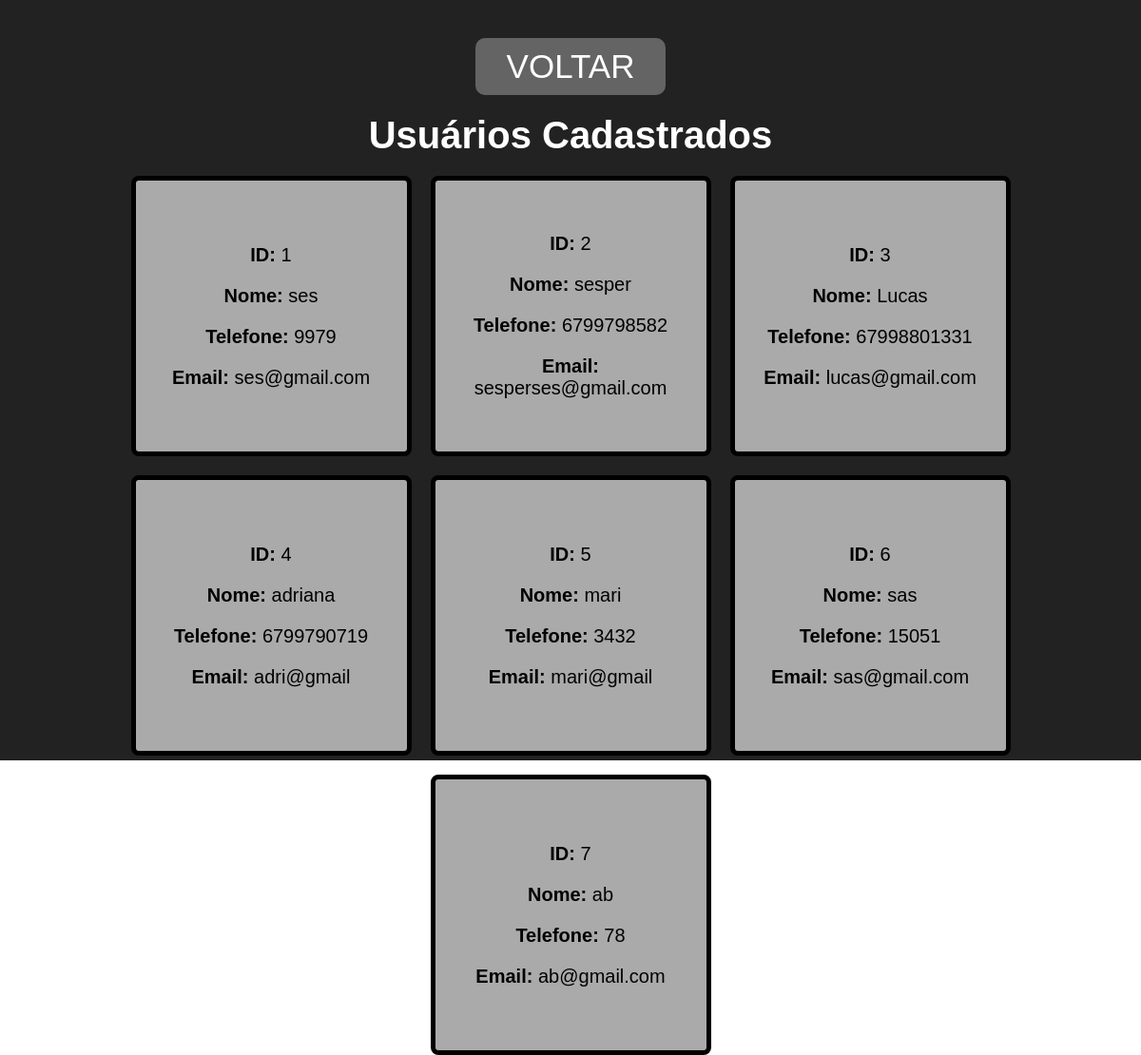
The page /lista.php on the database its author committed.
### tables this page shows
CREATE TABLE `usuario` (
  `id_usuario` int(11) NOT NULL,
  `nome` varchar(150) NOT NULL,
  `email` varchar(150) NOT NULL,
  `telefone` varchar(11) NOT NULL,
  `senha` varchar(100) NOT NULL
);

### usuario.php (called while the page is built, shortened)
<?php
class Usuario {
    private $pdo;
    public function conectar($host, $nome, $usuario, $senha) {
        try {
            $this->pdo = new PDO("mysql:host=$host;dbname=$nome", $usuario, $senha);
        } catch (PDOException $erro) {
            $this->msgErro = $erro->getMessage();
        }
    }
    public function getPDO() {
        return $this->pdo;
    }
}
?>

### lista.php (the view, shortened to what this page needs)
<?php
require_once 'usuario.php';
$usuario = new Usuario();
$usuario->conectar("localhost", "crud", "root", "");
if ($usuario->msgErro == "") {
    $sql = $usuario->getPDO()->prepare("SELECT id_usuario, nome, telefone, email FROM usuario");
    $sql->execute();
    if ($sql->rowCount() > 0) {
        $usuarios = $sql->fetchAll(PDO::FETCH_ASSOC);
    } else {
        $usuarios = false;
    }
} else {
    echo "Erro ao conectar ao banco de dados.";
    $usuarios = false;
}
?>
<!DOCTYPE html>
<html lang="pt-br">
<head>
    <link rel="stylesheet" href="../CRUD/styles/lista.css">
</head>
<body>
    <div class="fundo-lista">
        <a class="link-voltar" href="login.php">VOLTAR</a>
        <h2>Usuários Cadastrados</h2>
        <?php if ($usuarios): ?>
            <div class="usuarios-quadrado">
                <?php foreach ($usuarios as $usuario): ?>
                    <div class="usuarios-quadrado2">
                        <p><strong>ID:</strong> <?php echo $usuario['id_usuario']; ?></p>
                        <p><strong>Nome:</strong> <?php echo $usuario['nome']; ?></p>
                        <p><strong>Telefone:</strong> <?php echo $usuario['telefone']; ?></p>
                        <p><strong>Email:</strong> <?php echo $usuario['email']; ?></p>
                    </div>
                <?php endforeach; ?>
            </div>
        </div>
    <?php else: ?>
        <p>Nenhum usuário encontrado.</p>
    <?php endif; ?>
</body>
</html>

### styles/lista.css (style rules this page uses)
* { margin: 0; padding: 0; font-family: Arial, sans-serif; }
.fundo-lista { width: 100vw; height: 100vh; display: flex; justify-content: top; align-items: center; text-align: center; flex-direction: column; background-color: rgb(34, 34, 34); }
.link-voltar { display: flex; padding: 10px; width: 15%; height: 5%; margin-top: 40px; margin-bottom: 20px; color: #ffffff; text-decoration: none; font-size: 35px; background-color: rgb(100, 100, 100); border-radius: 10px; text-align: center; justify-content: center; cursor: pointer; }
.fundo-lista h2 { text-align: center; color: #ffffff; font-size: 40px; }
.usuarios-quadrado { display: flex; margin-top: 20px; gap: 20px; align-items: center; justify-content: center; width: 100%; height: 100%; text-align: center; flex-wrap: wrap; }
.usuarios-quadrado2 { display: flex; background-color: #aaaaaa; border: 5px solid #000000; padding: 20px; border-radius: 8px; width: 245px; height: 245px; justify-content: center; align-items: center; text-align: center; flex-direction: column; color: rgb(0, 0, 0); }
.usuarios-quadrado2 p { margin: 10px 0; font-size: 20px; }

### rows shown on the page
usuario: id_usuario "1", nome "ses", telefone "9979", email "ses@gmail.com"
usuario: id_usuario "2", nome "sesper", telefone "6799798582", email "sesperses@gmail.com"
usuario: id_usuario "3", nome "Lucas", telefone "67998801331", email "lucas@gmail.com"
usuario: id_usuario "4", nome "adriana", telefone "6799790719", email "adri@gmail"
usuario: id_usuario "5", nome "mari", telefone "3432", email "mari@gmail"
usuario: id_usuario "6", nome "sas", telefone "15051", email "sas@gmail.com"
usuario: id_usuario "7", nome "ab", telefone "78", email "ab@gmail.com"
